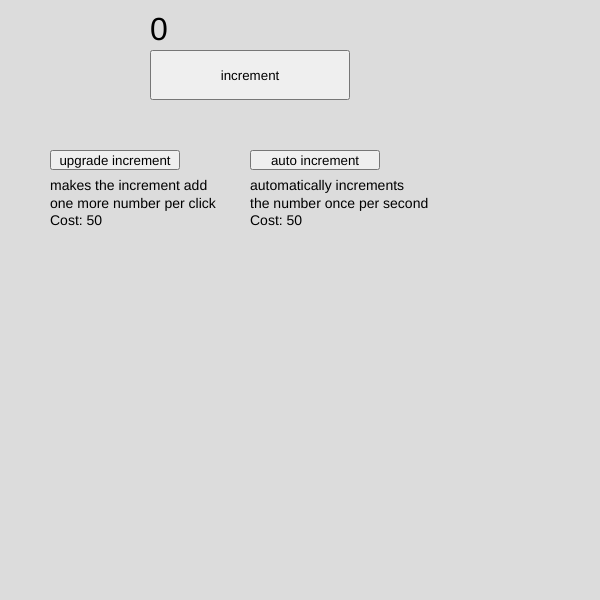
Frame 1 (no input)
Frame 60 (no input): identical to frame 1, image omitted
Frame 120 (the mouse pressed at the canvas centre since frame 60): identical to frame 1, image omitted

The p5.js sketch that drew this single still picture (run headless with seeded random() and noise() and a simulated clock; from frame 60 on, the mouse is pressed at the canvas centre):

// p5.js sketch
// ── sketch.js
var x = 0;
var addnumY = 1;
var boughtautoinc = 0;
var autoincspeed = 1000
function setup() {
  createCanvas(600, 600);
   button = createButton('increment');
  button.position(150, 50);
  button.mousePressed(addnumber);
  button.size(200, 50)
  
  button = createButton('upgrade increment');
  button.position(50, 150);
  button.size(130, 20)
  button.mousePressed(upgrade); 
  button = createButton('auto increment');
  button.position(250, 150);
  button.size(130, 20)
 button.mousePressed(autoinc);
 window.setInterval(fullautoinc, autoincspeed)
}

function draw() {
  background(220);
  textSize(32);
text(x, 150, 40);
  textSize(14);
  text('makes the increment add\none more number per click\nCost: 50', 50, 190);
  textSize(14);
  text('automatically increments\nthe number once per second\nCost: 50', 250, 190);
}
function addnumber() {
  x = x + addnumY;
}
function upgrade() {
  if(x > 49) {
  x = x - 50;
  addnumY = addnumY + 1;
  }
}
function autoinc() {
  if(x > 49) {
    x = x - 50;
    boughtautoinc = 1
    }
  }
  function fullautoinc() {
  if(boughtautoinc == 1) {
    x++
  }
}
